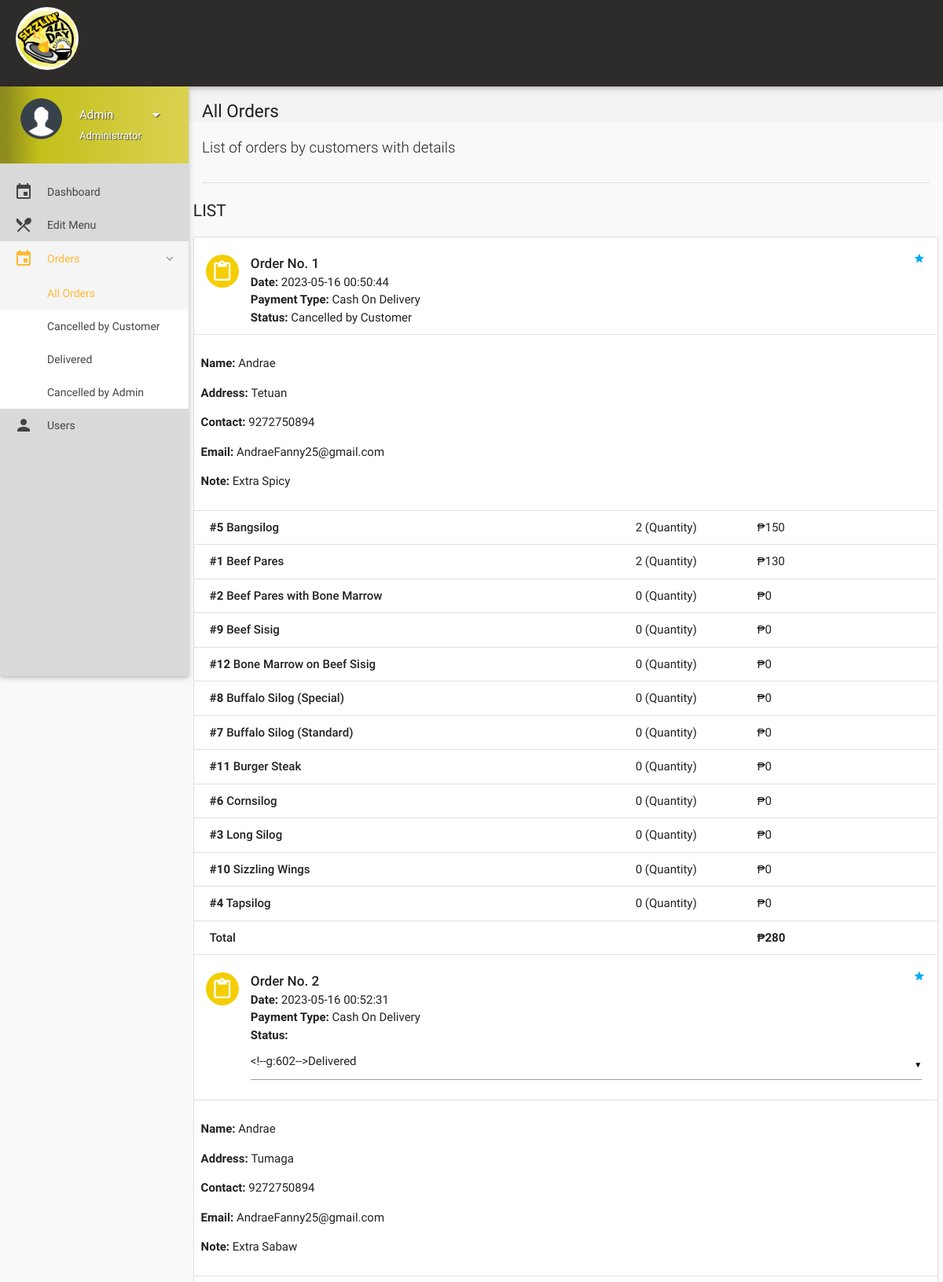
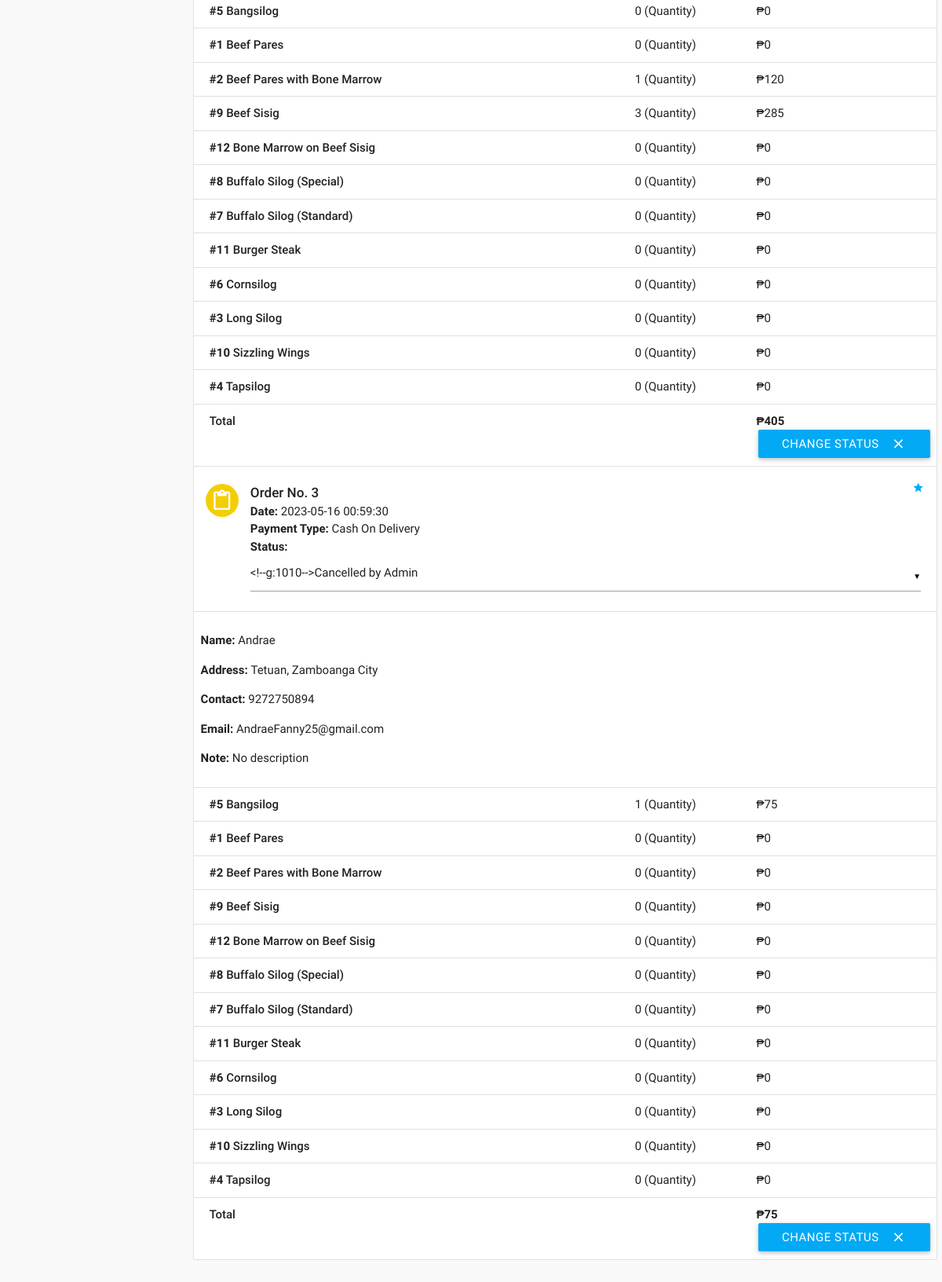
Screenshot of /Website/all-orders.php (signed in) with the database file from the repository (2 pictures, top to bottom).
### tables this page shows
CREATE TABLE `orders` (
  `id` int(11) NOT NULL,
  `customer_id` int(11) NOT NULL,
  `address` varchar(300) NOT NULL,
  `description` varchar(300) NOT NULL,
  `date` datetime NOT NULL DEFAULT current_timestamp(),
  `payment_type` varchar(16) NOT NULL DEFAULT 'Wallet',
  `total` int(11) NOT NULL,
  `status` varchar(25) NOT NULL DEFAULT 'Yet to be delivered',
  `deleted` tinyint(4) NOT NULL DEFAULT 0
);

CREATE TABLE `users` (
  `id` int(11) NOT NULL,
  `role` varchar(15) NOT NULL DEFAULT 'Customer',
  `name` varchar(15) NOT NULL,
  `username` varchar(10) NOT NULL,
  `password` text NOT NULL,
  `email` varchar(35) DEFAULT NULL,
  `address` varchar(300) DEFAULT NULL,
  `contact` bigint(11) NOT NULL,
  `verified` tinyint(1) NOT NULL DEFAULT 0,
  `deleted` tinyint(4) NOT NULL DEFAULT 0
);

CREATE TABLE `order_details` (
  `id` int(11) NOT NULL,
  `order_id` int(11) NOT NULL,
  `item_id` int(11) NOT NULL,
  `quantity` int(11) NOT NULL,
  `price` int(11) NOT NULL
);

CREATE TABLE `items` (
  `id` int(11) NOT NULL,
  `name` varchar(50) NOT NULL,
  `price` int(11) NOT NULL,
  `deleted` tinyint(4) NOT NULL DEFAULT 0
);

### Website/includes/connect.php (called while the page is built, shortened)
<?php
if(isset($_SESSION['name']))
$name = $_SESSION['name'];
if(isset($_SESSION['role']))
$role = $_SESSION['role'];
?>

### Website/all-orders.php (the view, shortened to what this page needs)
<?php
include 'includes/connect.php';
	if($_SESSION['admin_sid']==session_id())
	{
		?>
<!DOCTYPE html>
<html lang="en">
<head>
  <link href="css/materialize.min.css" type="text/css" rel="stylesheet" media="screen,projection">
  <link href="css/style.min.css" type="text/css" rel="stylesheet" media="screen,projection">
  <link href="css/custom/custom.min.css" type="text/css" rel="stylesheet" media="screen,projection">
  <link href="js/plugins/perfect-scrollbar/perfect-scrollbar.css" type="text/css" rel="stylesheet" media="screen,projection">
</head>
<body>
  <header id="header" class="page-topbar">
        <div class="navbar-fixed">
            <nav class="navbar-color">
                <div class="nav-wrapper">
                    <ul class="left">
                    <li><h1 class="logo-wrapper"><a href="index.php" class="brand-logo darken-1"><img src="img/logo.jpg"  alt="Logo" width="80px" height="80px"></a></h1></li>
                    </ul>
                </div>
            </nav>
        </div>
  </header>
  <div id="main">
    <div class="wrapper">
      <aside id="left-sidebar-nav">
        <ul id="slide-out" class="side-nav fixed leftside-navigation">
            <li class="user-details  light-blue darken-2">
            <div class="row">
                <div class="col col s4 m4 l4">
                    <img src="images/userav.png" alt="" class="circle responsive-img valign profile-image">
                </div>
                <div class="col col s8 m8 l8">
                    <a class="btn-flat dropdown-button waves-effect waves-light white-text profile-btn" href="#" data-activates="profile-dropdown"><?php echo $name;?> <i class="mdi-navigation-arrow-drop-down right"></i></a>
                    <p class="user-roal"><?php echo $role;?></p>
                </div>
            </div>
            </li>
            <li class="bold"><a href="details.php" class="waves-effect waves-light-blue"><i class="mdi-editor-insert-invitation"></i> Dashboard</a>
            </li>
            <li class="bold"><a href="edit-menu.php" class="waves-effect waves-light-blue"><i class="mdi-maps-local-restaurant"></i> Edit Menu</a>
            </li>
                <li class="no-padding">
                    <ul class="collapsible collapsible-accordion">
                        <li class="bold"><a class="collapsible-header waves-effect waves-light-blue active"><i class="mdi-editor-insert-invitation"></i> Orders</a>
                            <div class="collapsible-body">
                                <ul>
								<li class="<?php
								if(!isset($_GET['status'])){
										echo 'active';
									}?>
									"><a href="all-orders.php">All Orders</a>
                                </li>
								<?php
									$sql = mysqli_query($con, "SELECT DISTINCT status FROM orders;");
									while($row = mysqli_fetch_array($sql)){
                                    echo '<li class='.(isset($_GET['status'])?($status == $_GET['status'] ? 'active' : ''): '').'><a href="all-orders.php?status='.$row['status'].'">'.$row['status'].'</a>
                                    </li>';
									}
									?>
                                </ul>
                            </div>
                        </li>
                    </ul>
                </li>
            <li class="bold"><a href="users.php" class="waves-effect waves-light-blue"><i class="mdi-social-person"></i> Users</a>
            </li>
        </ul>
        </aside>
      <section id="content">
        <div id="breadcrumbs-wrapper">
          <div class="container">
            <div class="row">
              <div class="col s12 m12 l12">
                <h5 class="breadcrumbs-title">All Orders</h5>
              </div>
            </div>
          </div>
        </div>
        <div class="container">
          <p class="caption">List of orders by customers with details</p>
          <div class="divider"></div>
<div id="work-collections" class="seaction">
					<?php
					if(isset($_GET['status'])){
						$status = $_GET['status'];
					}
					else{
						$status = '%';
					}
					$sql = mysqli_query($con, "SELECT * FROM orders WHERE status LIKE '$status';");
					echo '<div class="row">
                <div>
                    <h4 class="header">List</h4>
                    <ul id="issues-collection" class="collection">';
					while($row = mysqli_fetch_array($sql))
					{
						$status = $row['status'];
						$deleted = $row['deleted'];
						echo '<li class="collection-item avatar">
                              <i class="mdi-content-content-paste light-blue circle"></i>
                              <span class="collection-header">Order No. '.$row['id'].'</span>
                              <p><strong>Date:</strong> '.$row['date'].'</p>
                              <p><strong>Payment Type:</strong> '.$row['payment_type'].'</p>
							  <p><strong>Status:</strong> '.($deleted ? $status : '
							  <form method="post" action="router/edit-orders.php">
							    <input type="hidden" value="'.$row['id'].'" name="id">
								<select name="status">
								<option value="Yet to be delivered" '.($status=='Yet to be delivered' ? 'selected' : '').'>Yet to be delivered</option>
								<option value="Delivered" '.($status=='Delivered' ? 'selected' : '').'>Delivered</option>
								<option value="Cancelled by Admin" '.($status=='Cancelled by Admin' ? 'selected' : '').'>Cancelled by Admin</option>
								<option value="Paused" '.($status=='Paused' ? 'selected' : '').'>Paused</option>
								</select>
							  ').'</p>
                              <a href="#" class="secondary-content"><i class="mdi-action-grade"></i></a>
                              </li>';
						$order_id = $row['id'];
						$customer_id = $row['customer_id'];
						$sql1 = mysqli_query($con, "SELECT * FROM order_details WHERE order_id = $order_id;");
						$sql3 = mysqli_query($con, "SELECT * FROM users WHERE id = $customer_id;");
							while($row3 = mysqli_fetch_array($sql3))
							{
							echo '<li class="collection-item">
                            <div class="row">
							<p><strong>Name: </strong>'.$row3['name'].'</p>
							<p><strong>Address: </strong>'.$row['address'].'</p>
							'.($row3['contact'] == '' ? '' : '<p><strong>Contact: </strong>'.$row3['contact'].'</p>').'
							'.($row3['email'] == '' ? '' : '<p><strong>Email: </strong>'.$row3['email'].'</p>').'
							'.(!empty($row['description']) ? '<p><strong>Note: </strong>'.$row['description'].'</p>' : '').'
                            </li>';
							}
						while($row1 = mysqli_fetch_array($sql1))
						{
							$item_id = $row1['item_id'];
							$sql2 = mysqli_query($con, "SELECT * FROM items WHERE id = $item_id;");
							while($row2 = mysqli_fetch_array($sql2))
								$item_name = $row2['name'];
							echo '<li class="collection-item">
                            <div class="row">
                            <div class="col s7">
                            <p class="collections-title"><strong>#'.$row1['item_id'].'</strong> '.$item_name.'</p>
                            </div>
                            <div class="col s2">
                            <span>'.$row1['quantity'].' (Quantity)</span>
                            </div>
                            <div class="col s3">
                            <span>₱'.$row1['price'].'</span>
                            </div>
                            </div>
                            </li>';
						}
								echo'<li class="collection-item">
                                        <div class="row">
                                            <div class="col s7">
                                                <p class="collections-title"> Total</p>
                                            </div>
                                            <div class="col s2">
											<span> </span>
                                            </div>
                                            <div class="col s3">
                                                <span><strong>₱'.$row['total'].'</strong></span>
                                            </div>';
								if(!$deleted){
								echo '<button class="btn waves-effect waves-light right submit" type="submit" name="action">Change Status
                                              <i class="mdi-content-clear right"></i>
										</button>
										</form>';
								}
								echo'</div></li>';
					}
                    ?>
					</ul>
                </div>
              </div>
            </div>
        </div>
      </section>
    </div>
  </div>
</body>
</html>
<?php
	}
?>

### rows the page displays
orders: id "1", date "2023-05-16 00:50:44", payment_type "Cash On Delivery", status "Cancelled by Customer", address "Tetuan", description "Extra Spicy", total "280"
users: name "Andrae", contact "9272750894", email "AndraeFanny25@gmail.com"
order_details: item "5", item.name "Bangsilog", quantity "2", price "150"
order_details: item "1", item.name "Beef Pares", quantity "2", price "130"
order_details: item "2", item.name "Beef Pares with Bone Marrow", quantity "0", price "0"
order_details: item "9", item.name "Beef Sisig", quantity "0", price "0"
order_details: item "12", item.name "Bone Marrow on Beef Sisig", quantity "0", price "0"
order_details: item "8", item.name "Buffalo Silog (Special)", quantity "0", price "0"
order_details: item "7", item.name "Buffalo Silog (Standard)", quantity "0", price "0"
order_details: item "11", item.name "Burger Steak", quantity "0", price "0"
order_details: item "6", item.name "Cornsilog", quantity "0", price "0"
order_details: item "3", item.name "Long Silog", quantity "0", price "0"
order_details: item "10", item.name "Sizzling Wings", quantity "0", price "0"
order_details: item "4", item.name "Tapsilog", quantity "0", price "0"
orders: id "2", date "2023-05-16 00:52:31", payment_type "Cash On Delivery", address "Tumaga", description "Extra Sabaw", total "405", deleted "CHANGE STATUS"
order_details: item "5", item.name "Bangsilog", quantity "0", price "0"
order_details: item "1", item.name "Beef Pares", quantity "0", price "0"
order_details: item "2", item.name "Beef Pares with Bone Marrow", quantity "1", price "120"
order_details: item "9", item.name "Beef Sisig", quantity "3", price "285"
order_details: item "12", item.name "Bone Marrow on Beef Sisig", quantity "0", price "0"
order_details: item "8", item.name "Buffalo Silog (Special)", quantity "0", price "0"
order_details: item "7", item.name "Buffalo Silog (Standard)", quantity "0", price "0"
order_details: item "11", item.name "Burger Steak", quantity "0", price "0"
order_details: item "6", item.name "Cornsilog", quantity "0", price "0"
order_details: item "3", item.name "Long Silog", quantity "0", price "0"
order_details: item "10", item.name "Sizzling Wings", quantity "0", price "0"
order_details: item "4", item.name "Tapsilog", quantity "0", price "0"
orders: id "3", date "2023-05-16 00:59:30", payment_type "Cash On Delivery", address "Tetuan, Zamboanga City", description "No description", total "75", deleted "CHANGE STATUS"
order_details: item "5", item.name "Bangsilog", quantity "1", price "75"
order_details: item "1", item.name "Beef Pares", quantity "0", price "0"
order_details: item "2", item.name "Beef Pares with Bone Marrow", quantity "0", price "0"
order_details: item "9", item.name "Beef Sisig", quantity "0", price "0"
order_details: item "12", item.name "Bone Marrow on Beef Sisig", quantity "0", price "0"
order_details: item "8", item.name "Buffalo Silog (Special)", quantity "0", price "0"
order_details: item "7", item.name "Buffalo Silog (Standard)", quantity "0", price "0"
order_details: item "11", item.name "Burger Steak", quantity "0", price "0"
order_details: item "6", item.name "Cornsilog", quantity "0", price "0"
order_details: item "3", item.name "Long Silog", quantity "0", price "0"
order_details: item "10", item.name "Sizzling Wings", quantity "0", price "0"
order_details: item "4", item.name "Tapsilog", quantity "0", price "0"

### other values shown
$name "Admin"
$role "Administrator"
$row['status'] "Cancelled by Customer"
$row['status'] "Delivered"
$row['status'] "Cancelled by Admin"
